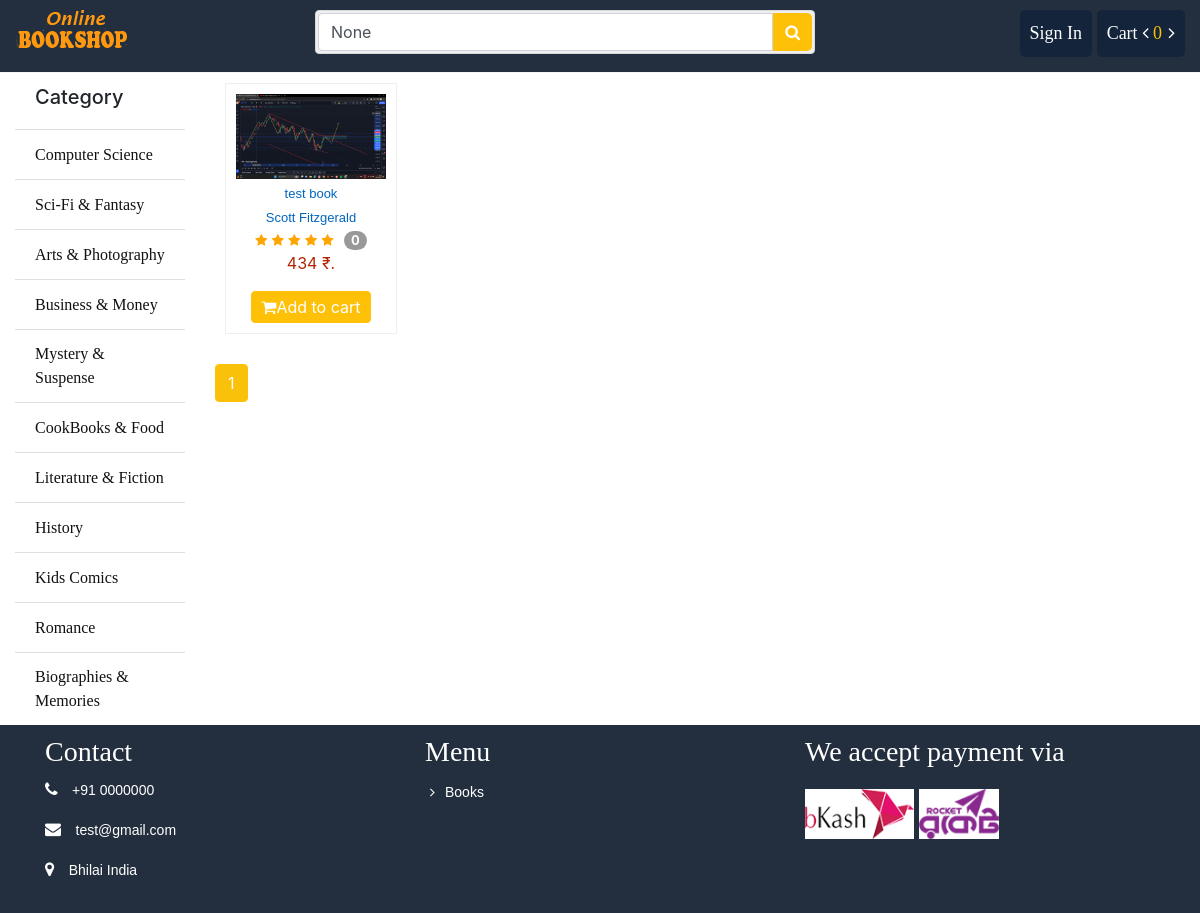
The app's page /search/ with its own data.
### store/models.py (models this page shows, shortened)
class Category(models.Model):
	name = models.CharField(max_length = 100)
	slug = models.SlugField(max_length = 150, unique=True ,db_index=True)
	icon = models.FileField(upload_to = "category/")
	create_at = models.DateTimeField(auto_now_add = True)
	updated_at = models.DateTimeField(auto_now_add = True)

class Book(models.Model):
	writer = models.ForeignKey(Writer, on_delete = models.CASCADE)
	category = models.ForeignKey(Category, on_delete = models.CASCADE)
	name = models.CharField(max_length = 100)
	slug = models.SlugField(max_length=100, db_index=True)
	price = models.IntegerField()
	stock = models.IntegerField()
	coverpage = models.FileField(upload_to = "coverpage/")
	bookpage = models.FileField(upload_to = "bookpage/")
	created = models.DateTimeField(auto_now_add=True)
	updated = models.DateTimeField(auto_now=True)
	totalreview = models.IntegerField(default=1)
	totalrating = models.IntegerField(default=5)
	status = models.IntegerField(default=0)
	description = models.TextField()

class Writer(models.Model):
	name = models.CharField(max_length = 100)
	slug = models.SlugField(max_length=150, unique=True ,db_index=True)
	bio = models.TextField()
	pic = models.FileField(upload_to = "writer/")
	create_at = models.DateTimeField(auto_now_add = True)
	updated_at = models.DateTimeField(auto_now_add = True)
	def __str__(self):
		return self.name

### search/views.py (the view)
# urls.py: path('search/', include('search.urls')),
def search(request):
	search = request.GET.get('q')
	books = Book.objects.all()
	if search:
		books = books.filter(
			Q(name__icontains=search)|Q(category__name__icontains=search)|Q(writer__name__icontains=search)
		)
	paginator = Paginator(books, 10)
	page = request.GET.get('page')
	books = paginator.get_page(page)
	context = {
		"book": books,
		"search": search,
	}
	return render(request, 'store/category.html', context)

### cart/cart.py (called while the page is built)
    def __len__(self):
        return sum(item['quantity'] for item in self.cart.values())

### store/context_processors.py (called while the page is built)
def sidebar(request):
	categories = Category.objects.all()
	context = {
		"cat":categories
	}
	return context

def cart(request):
	cart = Cart(request)
	context = {
		"cart": cart
	}
	return context

### store/templates/store/category.html (shortened to what this page needs)
{% extends 'store/base.html' %}
{% load customfunction %}
{% block container %}
			<div class="row">
				{% for item in book %}
				<div class = 'col-sm-3'>
					<div class="book-wrapper text-center">
						<div class="coverpage">
							<img src="{{ item.coverpage.url }}"/>
						</div>
						<a href="{% url 'store:book' id=item.id %}">{{ item.name }}</a>
						<a href="{% url 'store:writer'  id=item.writer.id %}">{{ item.writer }}</a>
						<div class="rating">
							{{ item.totalrating|averagerating:item.totalreview }}
							<span class="totalrating">{{ item.totalreview|add:-1 }}</span>
						</div>
						<p> {{ item.price }} ₹. </p>
						<button class="btn btn-warning" id="addTocart" data-book-id="{{ item.id }}">
								<i class="fa fa-shopping-cart""></i>Add to cart
						</button>
					</div>
				</div>
				{% endfor %}
			</div>
			{% if book|length > 0 %}
			<div class="d-pagination">
			    <ul class="pagination">
				{% for ord in book.paginator.page_range %}
					{% if book.number == ord %}
						<li class="page-item active">
							<span class="page-link">{{ ord }}
							</span>
						</li>
					{% elif ord > book.number|add:'-3' and ord < book.number|add:'3' %}
						<li class="page-item">
							<a class="page-link" href="?page={{ ord }}">{{ ord }}</a>
						</li>
					{% endif %}
				{% endfor %}
			    </ul>
			</div>
			{% else %}
			<h3 class="text-center mt-5">There are no books Found.</h3>
			{% endif %}
{% endblock %}

### store/templates/store/base.html (shortened to what this page needs)
<!DOCTYPE html>
<html>
<head>
    {% load static %}
    <link rel="stylesheet" type="text/css" href="{% static 'css/bootstrap.min.css' %}">
    <link rel="stylesheet" type="text/css" href="{% static 'css/font-awesome.min.css' %}">
    <link rel="stylesheet" type="text/css" href="{% static 'css/style.css' %}">
    <link rel="stylesheet" type="text/css" href="{% static 'css/responsive.css' %}">
    <link rel="stylesheet" type="text/css" href="{% static 'css/slick.css' %}">
    <link rel="stylesheet" type="text/css" href="{% static 'css/slick-theme.css' %}">
    <link rel="stylesheet" type="text/css" href="{% static 'css/skdslider.css' %}">
</head>
<body>
{% include 'store/bin/header.html' %}
<div class="container-fluid">
    <div class="row">
        <div class="col-sm-2">
            {% include 'store/bin/sidebar.html' %}
        </div>
        <div class="col-sm-10">
            {% block container %}{% endblock %}
        </div>
    </div>
</div>
{% include 'store/bin/footer.html' %}
</body>
</html>

### store/templates/store/bin/header.html
{% load static %}
<div class="header-top">
	<div class="container-fluid">
		<div class="row">
			<div class="col-sm-3">
				<div class="pull-left">
					<a href="{% url 'store:index' %}"><img src="{% static 'images/logo/logo.png' %}" alt="" /></a>
				</div>
			</div>
			<div class="col-sm-5">
				<form action="{% url 'search:search' %}" method="GET">
					<div class="input-group search_box">
						<input type="text" class="form-control" placeholder="Search Book" name="q" value="{{search}}">
						<button class="btn btn-primary" type="submit"><i class="fa fa-search"></i></button>
					</div>
				</form>
			</div>
			<div class="col-sm-4">
				<div class="pull-right">
					<ul class="navbar-nav">
						{% if request.user.is_authenticated %}
					    <li class="dropdown profile"><a href="#">{{ request.user.username }}</a>
					        <ul role="menu" class="sub-menu">
					            <li><a href="{% url 'order:order_list' %}"><i class="fa fa-shopping-cart"></i> My order</a></li>
					            <li><a href="{% url 'store:signout' %}"><i class="fa fa-sign-out"></i> Sing Out</a></li>
					        </ul>
					    </li>
					    <li class="cart">
					    	<a href="{% url 'cart:cart_details' %}">Cart <i class="fa fa-angle-left"></i>
					    		<span class="totalcart" id="gettotalcart"> {{ cart|length }} </span>
					    		<i class="fa fa-angle-right"></i>
					    	</a>
					    </li>
					    {% else %}
					    <li class="profile"><a href="{% url 'store:signin' %}">Sign In</a></li>
					    <li class="cart">
					    	<a href="{% url 'cart:cart_details' %}">Cart <i class="fa fa-angle-left"></i>
					    		<span class="totalcart" id="gettotalcart"> {{ cart|length }} </span>
					    		<i class="fa fa-angle-right"></i>
					    	</a>
					    </li>
					    {% endif %}
					</ul>
				</div>
			</div>
		</div>
	</div>
</div>

### store/templates/store/bin/sidebar.html
			<ul class="list-group list-group-flush">
				<li class="list-group-item"><h5>Category</h5></li>
				{% for p in cat %}
				<li class="list-group-item"><a href="{% url 'store:category' id=p.id %}">{{p.name}}</a></li>
				{% endfor %}
			</ul>

### store/templates/store/bin/footer.html
{% load static %}
<div class="footer">
	<div class="container">
		<div class="row">
			<div class="col-sm-6 col-md-4 col-xs-12 footer_menu">
				<h3>Contact</h3>
				<ul>
					<li class="footer_contact">
						<i class="fa fa-phone"></i>
						<p>  +91 0000000 </p>
					</li>
					<li class="footer_contact">
						<i class="fa fa-envelope"></i>
						<p> test@gmail.com </p>
					</li>
					<li class="footer_contact">
						<i class="fa fa-map-marker"></i>
						<p>Bhilai India</p>
					</li>
				</ul>
			</div>
			 <div class="col-sm-6 col-md-4 col-xs-12 footer_menu">
				<h3>Menu</h3>
				<ul>
					<li class="footer_menu">
						<a href="{% url 'store:books' %}"><i class="fa fa-angle-right"></i>Books</a>
					</li>
				</ul>
			</div>
			<div class="col-sm-6 col-md-4 col-xs-12 footer_news">
				<h3>We accept payment via</h3>
				<div class="footer_paymentmethod">
					<img src="{% static 'images/bkash.png' %}" alt="" />
					<img src="{% static 'images/rocket.png' %}" alt="" />
				</div>
			</div>
		</div>
	</div>
</div>

### store/static/css/style.css (style rules this page uses)
.header-top { border-bottom: 1px solid #f5f5f5; padding-top: 10px; padding-bottom: 15px; background: none repeat scroll 0 0 #232f3e; }
.search_box { padding: 2px; background-color: #efefef; border: 1px solid #d9d9d9; border-radius: 4px; position:absolute; width:100%; }
.search_box .btn.btn-primary { background:#ffc107 !important; border-color: #ffc107; border: 0 none; border-radius: 0; margin-top: 0; border-radius: 0 5px 5px 0 ; }
.navbar-nav { display: block; }
.navbar-nav li { display: inline-block; }
.navbar-nav li a { color: #fff; font-size: 18px; text-decoration: none; }
.cart, .profile { background: #14243a; padding: 10px; border-radius: 5px; }
.totalcart { color: #fac10a; margin-right:2px; }
.titleheader > h3, a { font-family: "Times New Roman", Times, serif; display: inline-block; }
.book-wrapper { max-width: 250px; margin: 10px; border: 1px solid #efefef; padding: 10px; display: inline-block; }
.book-wrapper .btn { width: 80%; margin: auto; }
.book-wrapper p { color: #B12704; }
.book-wrapper a { display: block; padding-top:5px; font-family: Arial, Helvetica, sans-serif; color: #0066c0; text-decoration: none; white-space: normal; letter-spacing: normal; font-size: 13px!important; line-height: 19px!important; }
.coverpage img { max-height: 200px; max-width: 150px; margin: auto; }
.totalrating { display: inline-block; min-width: 10px; padding: 3px 7px; font-weight: bold; line-height: 1; color: #fff; text-align: center; white-space: nowrap; background-color: #999; border-radius: 10px; margin-left: 6px; }
.rating span { font-size: 13px; }
.checked { color: orange; }
ul li { list-style: none; }
.list-group li a { color: #111; }
.page-link { color: #111!important; }
.page-item.active .page-link { z-index: 1; color: #fff!important; background-color: #fac10a!important; border-color: #ffc107!important; }
.btn-warning, .btn-warning:hover { color: #fff; }
.book-wrapper .btn, .pricebox .btn { padding: 3px }
.d-pagination { margin-top: 20px; }
.footer { background:#232f3e; display: block; }
.footer_about h3, .footer_menu h3, .footer_news h3 { font-family: "Times New Roman", Times, serif; color:#ffffff; margin-top: 10px; }
.footer_about ul, .footer_menu ul { padding:0; }
.footer_contact i, .footer_menu i { color:#ffffff; margin-right: 10px; display:inline-block; }
.footer_contact p, .footer_menu a { font-size: 14px; color:#ffffff; font-family: Arial, Helvetica, sans-serif; display:inline-block; }
.footer_menu a { text-decoration: none; padding: 5px; }
.footer_paymentmethod { margin-top:20px; }
.footer_paymentmethod img { height:50px; background:#ffffff }

### records on screen
Category: name "Computer Science"
Category: name "Sci-Fi & Fantasy"
Category: name "Arts & Photography"
Category: name "Business & Money"
Category: name "Mystery & Suspense"
Category: name "CookBooks & Food"
Category: name "Literature & Fiction"
Category: name "History"
Category: name "Kids Comics"
Category: name "Romance"
Category: name "Biographies & Memories"
Book: coverpage (picture), name "test book", writer "Scott Fitzgerald", totalreview|add "0", price "434"

### other values on screen
{{ cart|length }} "0"
{{ ord }} "1"
